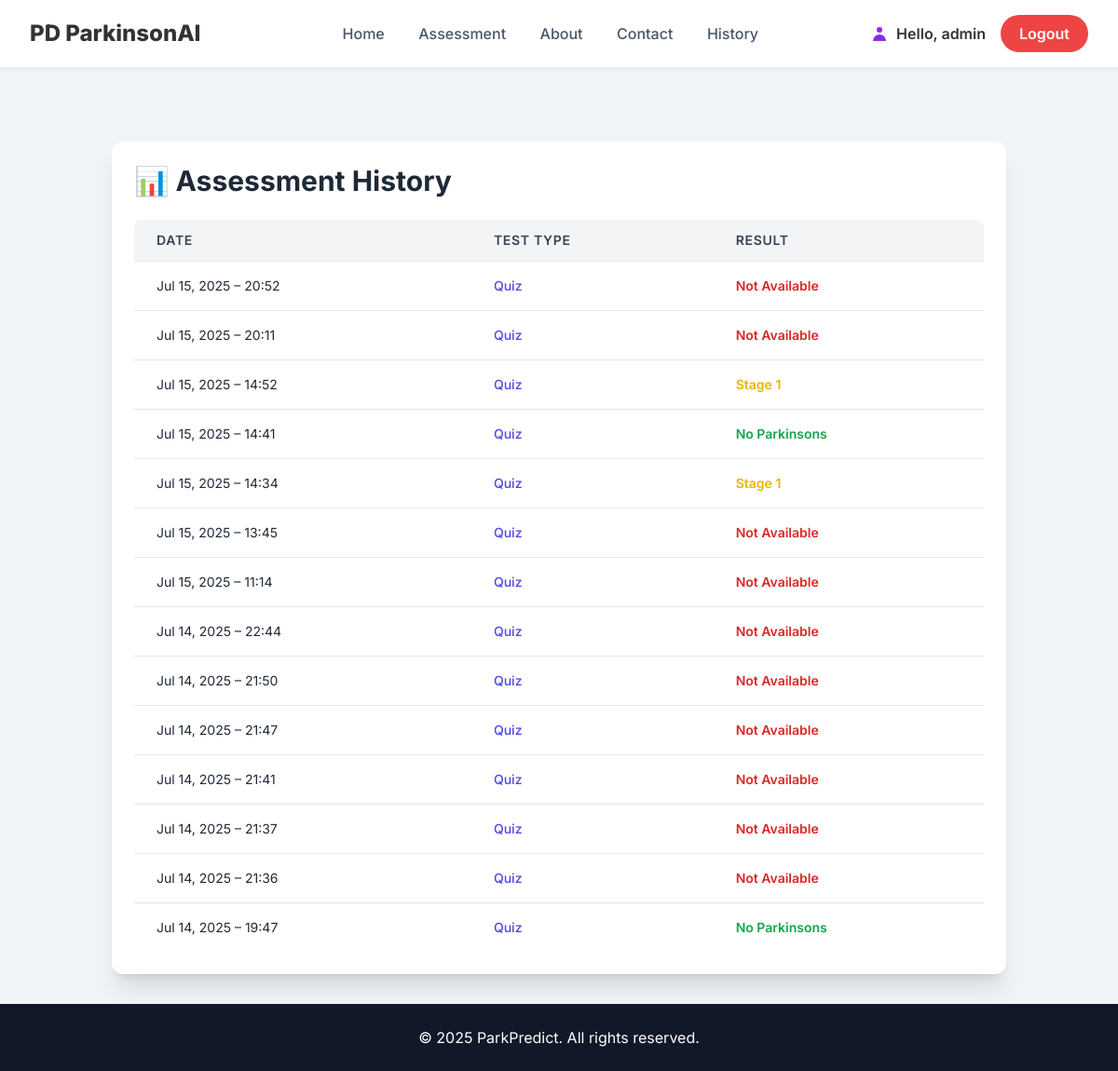
/history/ (signed in), run on the app's committed database.
### detection_app/models.py (models this page shows, shortened)
class AssessmentResult(models.Model):
    user = models.ForeignKey(User, on_delete=models.CASCADE)
    q1 = models.IntegerField()
    q2 = models.IntegerField()
    q3 = models.IntegerField()
    q4 = models.IntegerField()
    q5 = models.IntegerField()
    q6 = models.IntegerField()
    q7 = models.IntegerField()
    q8 = models.IntegerField()
    q9 = models.IntegerField()
    q10 = models.IntegerField()
    q11 = models.IntegerField()
    q12 = models.IntegerField()
    q13 = models.IntegerField()
    q14 = models.IntegerField()
    q15 = models.IntegerField()
    q16 = models.IntegerField()
    q17 = models.IntegerField()
    q18 = models.IntegerField()
    q19 = models.IntegerField()
    q20 = models.IntegerField()
    predicted_stage = models.CharField(max_length=50)
    main_message = models.TextField()
    stage_description = models.TextField()
    doctor_type = models.CharField(max_length=100)
    consolation_message = models.TextField()
    created_at = models.DateTimeField(auto_now_add=True)
    from django.db import models

### detection_app/views.py (the view)
# urls.py: path('history/', views.history_view, name='history'),
@login_required
def history_view(request):
    result_history = AssessmentResult.objects.filter(user=request.user)
    manual_history = AssessmentHistory.objects.filter(user=request.user)
    combined = sorted(chain(result_history, manual_history), key=attrgetter('created_at'), reverse=True)
    return render(request, 'detection_app/assessment_history.html', {'histories': combined})

### detection_app/templates/detection_app/assessment_history.html
{% extends 'detection_app/base.html' %}
{% block content %}
<div class="max-w-5xl mx-auto mt-12 px-4 sm:px-6 lg:px-8">
  <div class="bg-white shadow-xl rounded-xl p-6">
    <h2 class="text-3xl font-bold text-gray-800 mb-6">📊 Assessment History</h2>
    <div class="overflow-x-auto rounded-lg">
      <table class="min-w-full divide-y divide-gray-200">
        <thead class="bg-gray-100">
          <tr>
            <th class="px-6 py-3 text-left text-sm font-semibold text-gray-700 uppercase tracking-wider">Date</th>
            <th class="px-6 py-3 text-left text-sm font-semibold text-gray-700 uppercase tracking-wider">Test Type</th>
            <th class="px-6 py-3 text-left text-sm font-semibold text-gray-700 uppercase tracking-wider">Result</th>
          </tr>
        </thead>
        <tbody class="bg-white divide-y divide-gray-200">
          {% for history in histories %}
          <tr class="hover:bg-gray-50 transition">
            <td class="px-6 py-4 whitespace-nowrap text-sm text-gray-800">
              {{ history.created_at|date:"M d, Y – H:i" }}
            </td>
            <td class="px-6 py-4 whitespace-nowrap text-sm text-indigo-600 font-medium">
              Quiz
            </td>
            <td class="px-6 py-4 whitespace-nowrap text-sm font-semibold
                {% if history.predicted_stage == 'Healthy' or 'No Parkinson' in history.predicted_stage %}
                  text-green-600
                {% elif 'Stage 1' in history.predicted_stage %}
                  text-yellow-500
                {% else %}
                  text-red-600
                {% endif %}">
              {{ history.predicted_stage }}
            </td>
          </tr>
          {% empty %}
          <tr>
            <td colspan="3" class="px-6 py-4 text-center text-sm text-gray-500">No assessments yet.</td>
          </tr>
          {% endfor %}
        </tbody>
      </table>
    </div>
  </div>
</div>
{% endblock %}

### detection_app/templates/detection_app/base.html (shortened to what this page needs)
{% load static %}
<!DOCTYPE html>
<html lang="en">
<head>
    <script src="https://cdn.tailwindcss.com"></script>
</head>
<body class="antialiased">
    <header class="navbar">
        <div class="navbar-brand">PD ParkinsonAI</div>
        <nav class="navbar-links">
            <a href="{% url 'home' %}" class="font-bold text-purple-700">Home</a>
            <a href="{% url 'spiral_detection' %}">Assessment</a>
            <a href="#">About</a>
            <a href="#">Contact</a>
            <a href="{% url 'assessment_history' %}">History</a>
        </nav>
        <div class="navbar-auth">
            {% if user.is_authenticated %}
                <div class="user-info">
                    <svg xmlns="http://www.w3.org/2000/svg" class="h-5 w-5 user-icon" viewBox="0 0 20 20" fill="currentColor">
                        <path fill-rule="evenodd" d="M10 9a3 3 0 100-6 3 3 0 000 6zm-7 9a7 7 0 1114 0H3z" clip-rule="evenodd" />
                    </svg>
                    <span>Hello, {{ user.username }}</span>
                </div>
                <a href="{% url 'logout' %}" class="logout-btn">Logout</a>
            {% endif %}
        </div>
    </header>
    <main class="flex-grow px-6 py-8">
        {% block content %}{% endblock %}
    </main>
    <footer class="bg-gray-900 text-white py-6 text-center">
        &copy; 2025 ParkPredict. All rights reserved.
    </footer>
</body>
</html>

### detection_app/templates/detection_app/base.html (style rules this page uses)
body { font-family: 'Inter', sans-serif; background-color: #f0f4f8; color: #333; min-height: 100vh; display: flex; flex-direction: column; overflow-x: hidden; }
.navbar { display: flex; justify-content: space-between; align-items: center; padding: 1rem 2rem; background-color: #ffffff; box-shadow: 0 2px 4px rgba(0, 0, 0, 0.05); }
.navbar-brand { font-size: 1.5rem; font-weight: 800; color: #333; }
.navbar-links a { color: #4a5568; font-weight: 500; margin-left: 2rem; transition: color 0.3s ease; }
.navbar-auth { display: flex; align-items: center; gap: 1rem; }
.user-info { display: flex; align-items: center; gap: 0.5rem; font-weight: 600; color: #333; }
.user-icon { font-size: 1.25rem; color: #8a2be2; }
.logout-btn { background-color: #ef4444; color: white; padding: 0.5rem 1.25rem; border-radius: 9999px; font-weight: 600; transition: background-color 0.3s ease; }

### data on the page
AssessmentResult: created_at "Jul 15, 2025 – 20:52", predicted_stage "Not Available"
AssessmentResult: created_at "Jul 15, 2025 – 20:11", predicted_stage "Not Available"
AssessmentResult: created_at "Jul 15, 2025 – 14:52", predicted_stage "Stage 1"
AssessmentResult: created_at "Jul 15, 2025 – 14:41", predicted_stage "No Parkinsons"
AssessmentResult: created_at "Jul 15, 2025 – 14:34", predicted_stage "Stage 1"
AssessmentResult: created_at "Jul 15, 2025 – 13:45", predicted_stage "Not Available"
AssessmentResult: created_at "Jul 15, 2025 – 11:14", predicted_stage "Not Available"
AssessmentResult: created_at "Jul 14, 2025 – 22:44", predicted_stage "Not Available"
AssessmentResult: created_at "Jul 14, 2025 – 21:50", predicted_stage "Not Available"
AssessmentResult: created_at "Jul 14, 2025 – 21:47", predicted_stage "Not Available"
AssessmentResult: created_at "Jul 14, 2025 – 21:41", predicted_stage "Not Available"
AssessmentResult: created_at "Jul 14, 2025 – 21:37", predicted_stage "Not Available"
AssessmentResult: created_at "Jul 14, 2025 – 21:36", predicted_stage "Not Available"
AssessmentResult: created_at "Jul 14, 2025 – 19:47", predicted_stage "No Parkinsons"

### other printed values
{{ user.username }} "admin"
